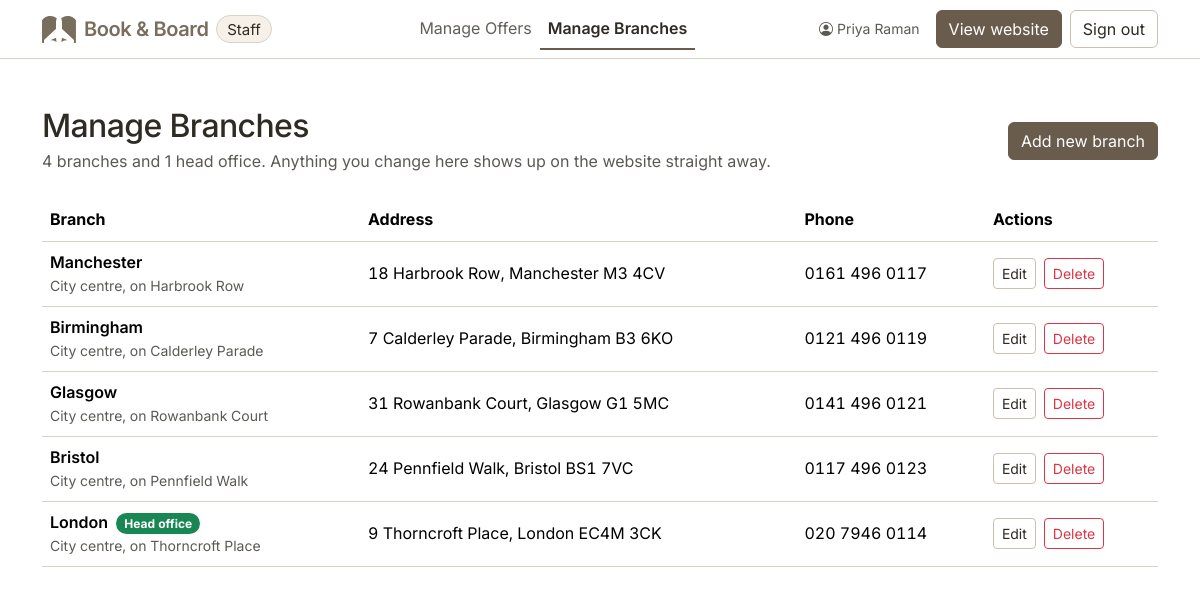
The page /staff/branches.php (signed in) on the database its author committed.
### tables this page shows
CREATE TABLE IF NOT EXISTS branches (
  id             INT UNSIGNED NOT NULL AUTO_INCREMENT,
  name           VARCHAR(100) NOT NULL,
  location       VARCHAR(150) NOT NULL DEFAULT '',
  street         VARCHAR(150) NOT NULL DEFAULT '',
  area           VARCHAR(150) NOT NULL DEFAULT '',
  phone          VARCHAR(30)  NOT NULL DEFAULT '',
  tel            VARCHAR(30)  NOT NULL DEFAULT '',
  email          VARCHAR(190) NOT NULL DEFAULT '',
  hours          VARCHAR(120) NOT NULL DEFAULT '',
  is_head_office TINYINT(1)   NOT NULL DEFAULT 0,
  created_at     DATETIME     NOT NULL DEFAULT CURRENT_TIMESTAMP,
  PRIMARY KEY (id),
  KEY idx_branches_office (is_head_office, id)
);

### includes/db.php (called while the page is built, shortened)
<?php
function db(): PDO
{
    static $pdo = null;
    if ($pdo === null) {
        $dsn = sprintf('mysql:host=%s;port=%d;dbname=%s;charset=utf8mb4', DB_HOST, DB_PORT, DB_NAME);
        $pdo = new PDO($dsn, DB_USER, DB_PASS, [
            PDO::ATTR_ERRMODE            => PDO::ERRMODE_EXCEPTION,
            PDO::ATTR_DEFAULT_FETCH_MODE => PDO::FETCH_ASSOC,
            PDO::ATTR_EMULATE_PREPARES   => false,
        ]);
    }
    return $pdo;
}
function db_available(): bool
{
    static $available = null;
    if ($available === null) {
        try {
            $available = true;
        } catch (PDOException $e) {
            $available = false;
        }
    }
    return $available;
}
function branch_row(array $row): array
{
    $row['id']           = (int) $row['id'];
    $row['isHeadOffice'] = (bool) $row['isHeadOffice'];
    return $row;
}
function branches_select(string $conditions, array $params = []): array
{
    $statement = db()->prepare(
        'SELECT id, name, location, street, area, phone, tel, email, hours,
                is_head_office AS isHeadOffice
           FROM branches ' . $conditions
    );
    $statement->execute($params);
    return array_map('branch_row', $statement->fetchAll());
}
function branches_all(): array
{
    return branches_select('ORDER BY id');
}

### includes/format.php (called while the page is built, shortened)
<?php
function e(string $value): string
{
    return htmlspecialchars($value, ENT_QUOTES, 'UTF-8');
}

### staff/branches.php (the view, shortened to what this page needs)
<?php
$branches  = branches_all();
$offices  = count(array_filter($branches, fn($b) => $b['isHeadOffice']));
$counters = count($branches) - $offices;
require_once(__DIR__ . '/../includes/staff-header.php');
?>
<div class="d-flex flex-wrap justify-content-between align-items-center gap-3 mb-4">
  <div>
    <h1 class="h2 mb-1">Manage Branches</h1>
    <p class="text-body-secondary mb-0">
      <?= $counters ?> branch<?= $counters === 1 ? '' : 'es' ?><?php
        if ($offices): ?> and <?= $offices ?> head office<?= $offices === 1 ? '' : 's' ?><?php endif; ?>.
      Anything you change here shows up on the website straight away.
    </p>
  </div>
  <a class="btn btn-primary" href="branch-form.php">Add new branch</a>
</div>
<?php if (!$branches): ?>
  <div class="card">
    <div class="card-body p-4 p-md-5 text-center">
      <p class="mb-3">You have not added any branches yet.</p>
      <a class="btn btn-primary" href="branch-form.php">Add the first one</a>
    </div>
  </div>
<?php else: ?>
  <?php
  function branch_actions(array $branch, bool $stacked = false): void { ?>
    <div class="<?= $stacked ? 'd-grid gap-2' : 'd-flex flex-wrap gap-2' ?>">
      <a class="btn btn-sm btn-outline-secondary" href="branch-form.php?id=<?= (int) $branch['id'] ?>">
        Edit<span class="visually-hidden"> <?= e($branch['name']) ?></span>
      </a>
      <a class="btn btn-sm btn-outline-danger" href="branches.php?confirm=<?= (int) $branch['id'] ?>">
        Delete<span class="visually-hidden"> <?= e($branch['name']) ?></span>
      </a>
    </div>
  <?php } ?>
    <?php foreach ($branches as $branch): ?>
          <?php branch_actions($branch, true); ?>
    <?php endforeach; ?>
  <div class="table-responsive d-none d-md-block">
    <table class="table table-hover align-middle">
      <thead>
        <tr>
          <th scope="col">Branch</th>
          <th scope="col">Address</th>
          <th scope="col">Phone</th>
          <th scope="col">Actions</th>
        </tr>
      </thead>
      <tbody>
        <?php foreach ($branches as $branch): ?>
          <tr>
            <th scope="row" class="fw-semibold">
              <?= e($branch['name']) ?>
              <?php if ($branch['isHeadOffice']): ?>
                <span class="badge rounded-pill text-bg-success ms-1">Head office</span>
              <?php endif; ?>
              <?php if ($branch['location']): ?>
                <span class="d-block fw-normal text-body-secondary small"><?= e($branch['location']) ?></span>
              <?php endif; ?>
            </th>
            <td><?= e(trim($branch['street'] . ', ' . $branch['area'], ', ')) ?></td>
            <td><?= e($branch['phone']) ?></td>
            <td><?php branch_actions($branch); ?></td>
          </tr>
        <?php endforeach; ?>
      </tbody>
    </table>
  </div>
<?php endif; ?>
  </div>
</main>
</body>
</html>

### assets/css/theme.css (style rules this page uses)
:root { --brand: #6A5C4D; --brand-logo: #796D5D; --brand-dark: #574B3E; --brand-darker: #4A4034; --ink: #2E2A24; --tint: #F7F0E8; --rule: #D9D2C6; --rule-strong: #C9C0B2; --field-border: #95897A; --accent-ink: #1F4E4A; --ink-wash: rgba(46, 42, 36, 0.14); --focus-ring: 0 0 0 0.25rem rgba(123, 108, 91, 0.35); --bs-body-font-family: "Inter", system-ui, -apple-system, "Segoe UI", sans-serif; --bs-body-line-height: 1.6; --bs-primary-rgb: 106, 92, 77; --bs-dark-rgb: 46, 42, 36; --bs-body-color: var(--ink); --bs-body-color-rgb: 46, 42, 36; --bs-border-color: var(--rule); --bs-light-rgb: 247, 240, 232; --bs-tertiary-bg: var(--tint); --bs-tertiary-bg-rgb: 247, 240, 232; --bs-secondary-color: rgba(46, 42, 36, 0.78); --bs-link-color: var(--brand-dark); --bs-link-color-rgb: 87, 75, 62; --bs-link-hover-color: var(--brand-darker); }
.btn { --bs-btn-focus-shadow-rgb: 123, 108, 91; }
.btn-primary { --bs-btn-bg: var(--brand); --bs-btn-border-color: var(--brand); --bs-btn-hover-bg: var(--brand-dark); --bs-btn-hover-border-color: var(--brand-dark); --bs-btn-active-bg: var(--brand-darker); --bs-btn-active-border-color: var(--brand-darker); --bs-btn-disabled-bg: var(--brand); --bs-btn-disabled-border-color: var(--brand); --bs-btn-disabled-color: #fff; }
.btn-outline-secondary { --bs-btn-color: var(--ink); --bs-btn-border-color: var(--rule-strong); --bs-btn-hover-color: var(--ink); --bs-btn-hover-bg: var(--ink-wash); --bs-btn-hover-border-color: var(--ink); --bs-btn-active-color: var(--bs-body-bg); --bs-btn-active-bg: var(--ink); --bs-btn-active-border-color: var(--ink); --bs-btn-disabled-color: var(--ink); --bs-btn-disabled-border-color: var(--rule-strong); }
h1, h2, h3, .display-4, .navbar-brand .fw-semibold { letter-spacing: -0.02em; }
h1, .display-4 { font-weight: 700; }
h1 { font-size: clamp(2.25rem, 1.65rem + 2.2vw, 3.15rem); line-height: 1.1; }
.offer-type, .fare-label, .fare-value, .fare-amount, .detail-label, .table td, .table th { font-variant-numeric: tabular-nums; }
body { min-height: 100dvh; }
[id], a, button, input, select, textarea, summary, [tabindex] { scroll-margin-top: 5rem; }

### rows shown on the page
branches: name "Manchester", location "City centre, on Harbrook Row", street+area "18 Harbrook Row, Manchester M3 4CV", phone "0161 496 0117"
branches: name "Birmingham", location "City centre, on Calderley Parade", street+area "7 Calderley Parade, Birmingham B3 6KO", phone "0121 496 0119"
branches: name "Glasgow", location "City centre, on Rowanbank Court", street+area "31 Rowanbank Court, Glasgow G1 5MC", phone "0141 496 0121"
branches: name "Bristol", location "City centre, on Pennfield Walk", street+area "24 Pennfield Walk, Bristol BS1 7VC", phone "0117 496 0123"
branches: name "London", is_head_office "Head office", location "City centre, on Thorncroft Place", street+area "9 Thorncroft Place, London EC4M 3CK", phone "020 7946 0114"

### other values the page prints
$staff['name'] "Priya Raman"
$counters "4"
$offices "1"
